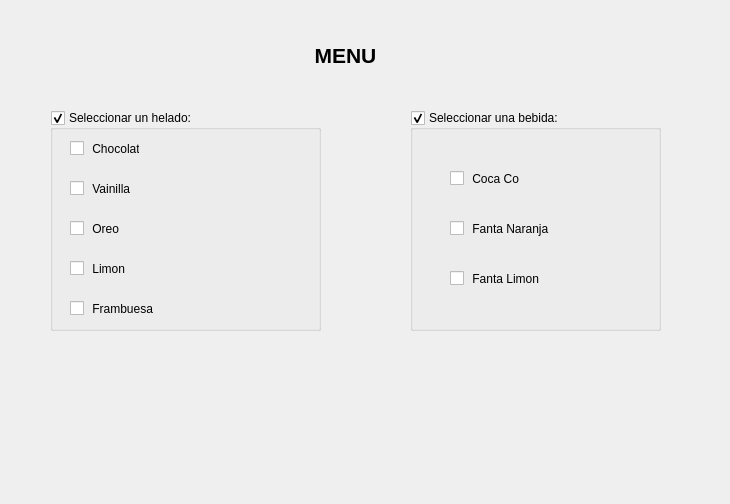
<?xml version="1.0" encoding="UTF-8"?>
<ui version="4.0">
 <class>Dialog</class>
 <widget class="QDialog" name="Dialog">
  <property name="geometry">
   <rect>
    <x>0</x>
    <y>0</y>
    <width>730</width>
    <height>504</height>
   </rect>
  </property>
  <property name="windowTitle">
   <string>Menu de helados y bebidas</string>
  </property>
  <widget class="QLabel" name="label">
   <property name="geometry">
    <rect>
     <x>190</x>
     <y>30</y>
     <width>311</width>
     <height>51</height>
    </rect>
   </property>
   <property name="font">
    <font>
     <pointsize>16</pointsize>
     <weight>75</weight>
     <bold>true</bold>
    </font>
   </property>
   <property name="text">
    <string>&lt;html&gt;&lt;head/&gt;&lt;body&gt;&lt;p align=&quot;center&quot;&gt;MENU&lt;/p&gt;&lt;/body&gt;&lt;/html&gt;</string>
   </property>
  </widget>
  <widget class="QGroupBox" name="groupBox">
   <property name="geometry">
    <rect>
     <x>50</x>
     <y>110</y>
     <width>271</width>
     <height>221</height>
    </rect>
   </property>
   <property name="title">
    <string>Seleccionar un helado:</string>
   </property>
   <property name="checkable">
    <bool>true</bool>
   </property>
   <widget class="QCheckBox" name="chk_vainilla">
    <property name="geometry">
     <rect>
      <x>20</x>
      <y>70</y>
      <width>70</width>
      <height>17</height>
     </rect>
    </property>
    <property name="text">
     <string> Vainilla</string>
    </property>
   </widget>
   <widget class="QCheckBox" name="chk_oreo">
    <property name="geometry">
     <rect>
      <x>20</x>
      <y>110</y>
      <width>70</width>
      <height>17</height>
     </rect>
    </property>
    <property name="text">
     <string> Oreo</string>
    </property>
   </widget>
   <widget class="QCheckBox" name="chk_limon">
    <property name="geometry">
     <rect>
      <x>20</x>
      <y>150</y>
      <width>70</width>
      <height>17</height>
     </rect>
    </property>
    <property name="text">
     <string> Limon</string>
    </property>
   </widget>
   <widget class="QCheckBox" name="chk_chocolate">
    <property name="geometry">
     <rect>
      <x>20</x>
      <y>30</y>
      <width>70</width>
      <height>17</height>
     </rect>
    </property>
    <property name="text">
     <string> Chocolate</string>
    </property>
   </widget>
   <widget class="QCheckBox" name="chk_frambuesa">
    <property name="geometry">
     <rect>
      <x>20</x>
      <y>190</y>
      <width>91</width>
      <height>17</height>
     </rect>
    </property>
    <property name="text">
     <string> Frambuesa</string>
    </property>
   </widget>
  </widget>
  <widget class="QGroupBox" name="groupBox_2">
   <property name="geometry">
    <rect>
     <x>410</x>
     <y>110</y>
     <width>251</width>
     <height>221</height>
    </rect>
   </property>
   <property name="title">
    <string>Seleccionar una bebida:</string>
   </property>
   <property name="checkable">
    <bool>true</bool>
   </property>
   <widget class="QCheckBox" name="chk_coca_cola">
    <property name="geometry">
     <rect>
      <x>40</x>
      <y>60</y>
      <width>70</width>
      <height>17</height>
     </rect>
    </property>
    <property name="text">
     <string> Coca Cola</string>
    </property>
   </widget>
   <widget class="QCheckBox" name="chk_fanta_naranja">
    <property name="geometry">
     <rect>
      <x>40</x>
      <y>110</y>
      <width>101</width>
      <height>17</height>
     </rect>
    </property>
    <property name="text">
     <string> Fanta Naranja</string>
    </property>
   </widget>
   <widget class="QCheckBox" name="chk_fanta_limon">
    <property name="geometry">
     <rect>
      <x>40</x>
      <y>160</y>
      <width>91</width>
      <height>17</height>
     </rect>
    </property>
    <property name="text">
     <string> Fanta Limon</string>
    </property>
   </widget>
  </widget>
  <widget class="QLabel" name="txt_show">
   <property name="geometry">
    <rect>
     <x>130</x>
     <y>350</y>
     <width>451</width>
     <height>81</height>
    </rect>
   </property>
   <property name="text">
    <string/>
   </property>
  </widget>
 </widget>
 <resources/>
 <connections/>
</ui>
